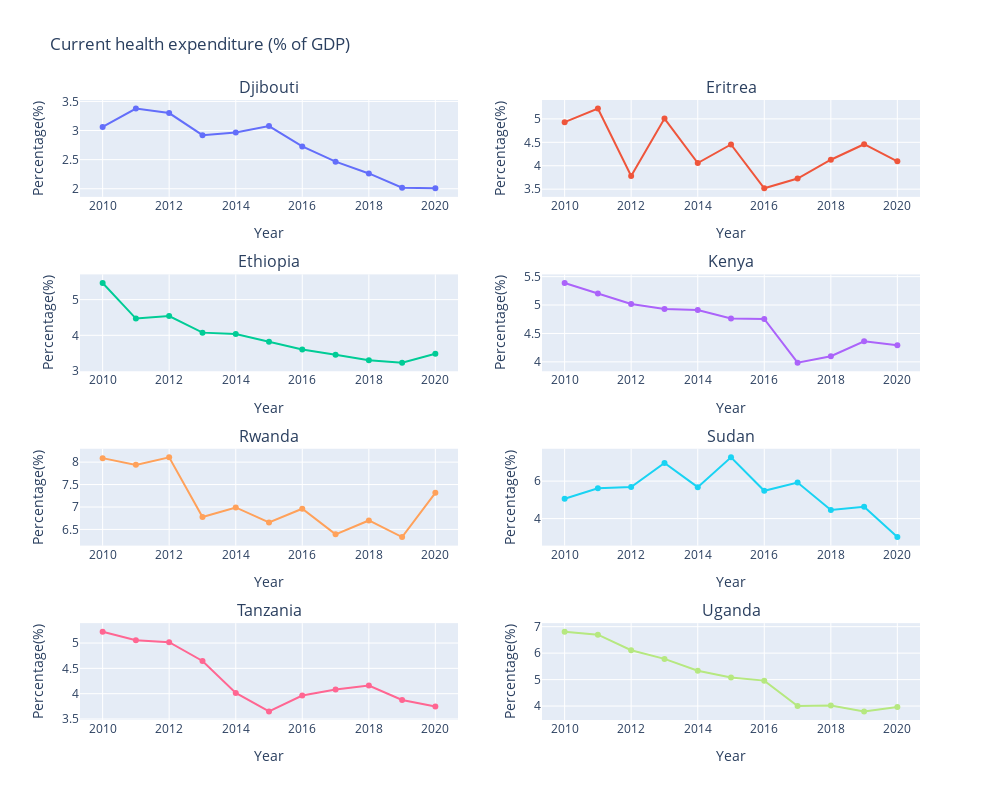
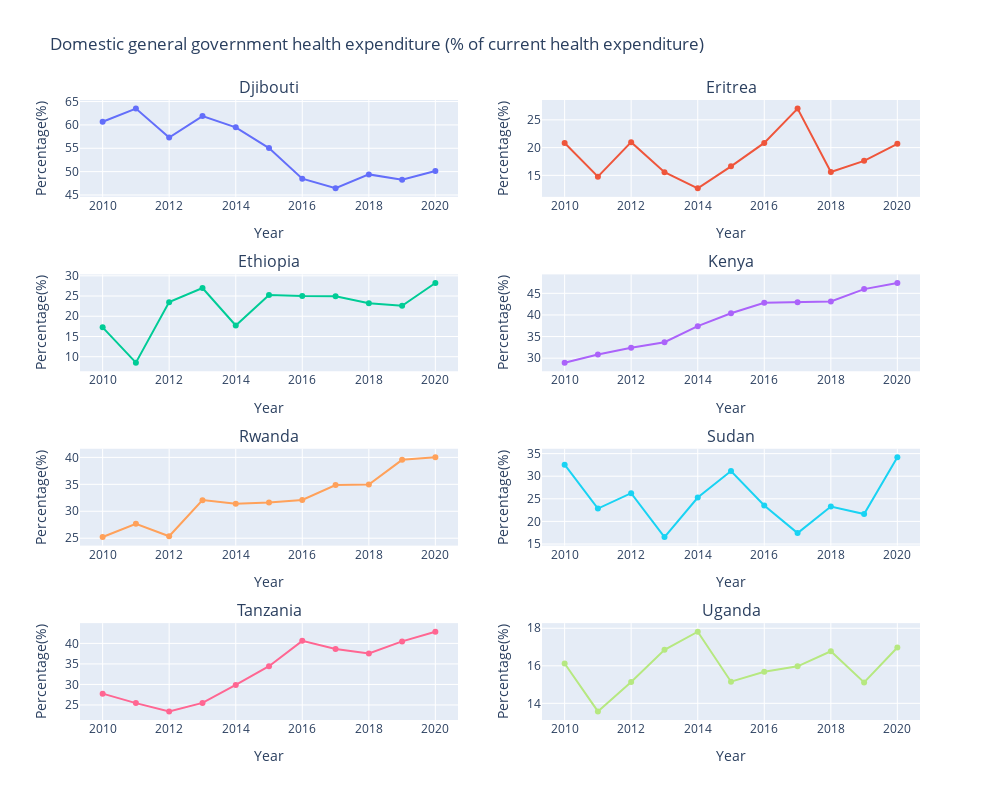
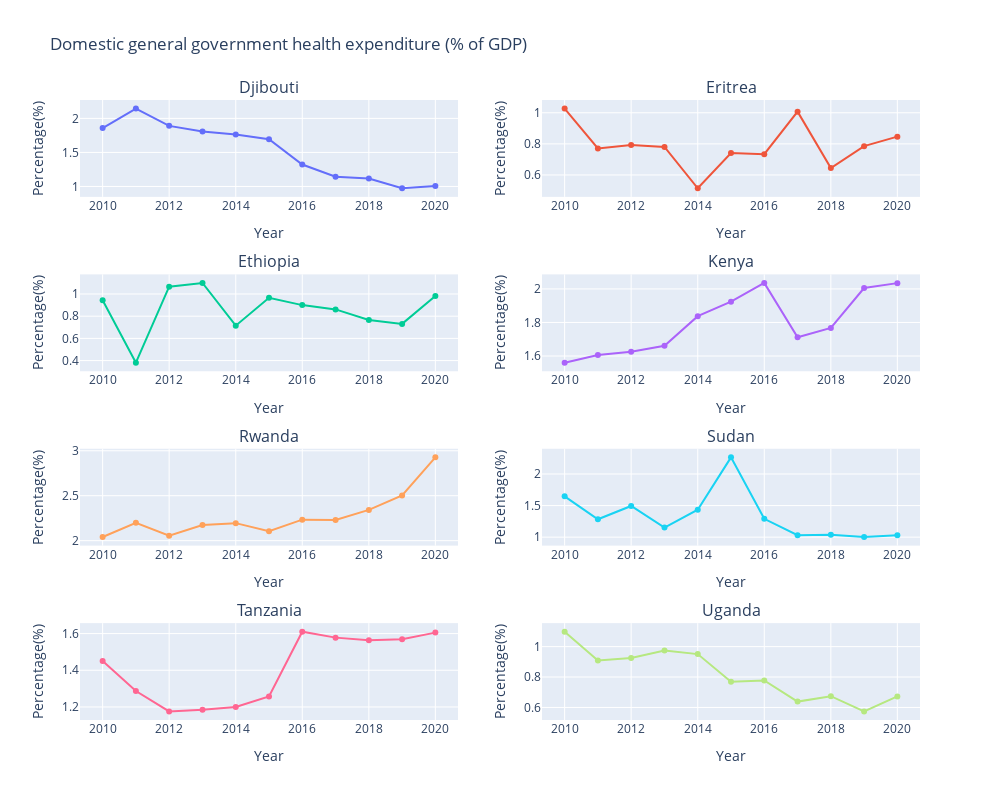
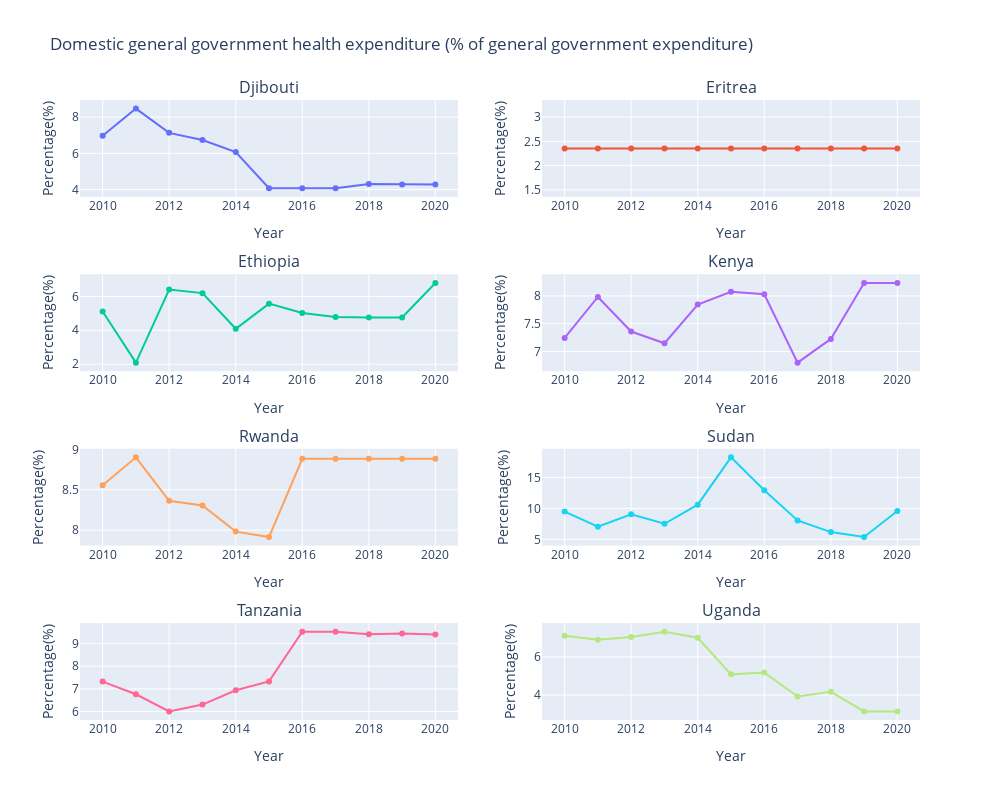

Source (notebook cell) for these figures, in order:
### Code cell
def plotly_plot(df, fig, row, col, indicator, country):
    trace = go.Scatter(x=df.index, y=df['Percentage'], mode='lines+markers', name=indicator)
    fig.add_trace(trace, row=row, col=col)
    fig.update_xaxes(title_text="Year", row=row, col=col)
    fig.update_yaxes(title_text="Percentage(%)", row=row, col=col)
    fig.update_layout(title_text=f"{country}", showlegend=False)

# Assuming create_country_dfs function is defined elsewhere and health_df is available
country_dfs = create_country_dfs(health_df)

# Iterate over the indicators and plot the data for each country
for indicator in health_df['Indicator Name'].unique():
    # Create a subplot figure
    fig = make_subplots(rows=4, cols=2, subplot_titles=[country for country in country_dfs.keys()])

    # Iterate over the subplots and plot the data for each country
    for i, (country, country_data) in enumerate(country_dfs.items()):
        row = (i // 2) + 1
        col = (i % 2) + 1

        if indicator in country_data:
            plotly_plot(country_data[indicator], fig, row, col, indicator, country)

    # Update layout and show the plot
    fig.update_layout(title_text=f"{indicator}", height=800, width=1000)
    fig.show()

### Figure 1 — Plotly figure (JSON) as saved in the notebook; plotly's stock layout.template omitted (floating-point values rounded to 4 significant figures)
{"data": [{"mode": "lines+markers", "name": "Current health expenditure (% of GDP)", "type": "scatter", "x": ["2010-01-01T00:00:00", "2011-01-01T00:00:00", "2012-01-01T00:00:00", "2013-01-01T00:00:00", "2014-01-01T00:00:00", "2015-01-01T00:00:00", "2016-01-01T00:00:00", "2017-01-01T00:00:00", "2018-01-01T00:00:00", "2019-01-01T00:00:00", "2020-01-01T00:00:00"], "xaxis": "x", "y": [3.062, 3.377, 3.3, 2.92, 2.965, 3.076, 2.727, 2.465, 2.263, 2.017, 2.008], "yaxis": "y"}, {"mode": "lines+markers", "name": "Current health expenditure (% of GDP)", "type": "scatter", "x": ["2010-01-01T00:00:00", "2011-01-01T00:00:00", "2012-01-01T00:00:00", "2013-01-01T00:00:00", "2014-01-01T00:00:00", "2015-01-01T00:00:00", "2016-01-01T00:00:00", "2017-01-01T00:00:00", "2018-01-01T00:00:00", "2019-01-01T00:00:00", "2020-01-01T00:00:00"], "xaxis": "x2", "y": [4.929, 5.22, 3.781, 5.007, 4.057, 4.453, 3.519, 3.728, 4.128, 4.459, 4.094], "yaxis": "y2"}, {"mode": "lines+markers", "name": "Current health expenditure (% of GDP)", "type": "scatter", "x": ["2010-01-01T00:00:00", "2011-01-01T00:00:00", "2012-01-01T00:00:00", "2013-01-01T00:00:00", "2014-01-01T00:00:00", "2015-01-01T00:00:00", "2016-01-01T00:00:00", "2017-01-01T00:00:00", "2018-01-01T00:00:00", "2019-01-01T00:00:00", "2020-01-01T00:00:00"], "xaxis": "x3", "y": [5.466, 4.469, 4.54, 4.075, 4.034, 3.823, 3.6, 3.453, 3.304, 3.234, 3.481], "yaxis": "y3"}, {"mode": "lines+markers", "name": "Current health expenditure (% of GDP)", "type": "scatter", "x": ["2010-01-01T00:00:00", "2011-01-01T00:00:00", "2012-01-01T00:00:00", "2013-01-01T00:00:00", "2014-01-01T00:00:00", "2015-01-01T00:00:00", "2016-01-01T00:00:00", "2017-01-01T00:00:00", "2018-01-01T00:00:00", "2019-01-01T00:00:00", "2020-01-01T00:00:00"], "xaxis": "x4", "y": [5.388, 5.202, 5.018, 4.931, 4.913, 4.764, 4.754, 3.986, 4.099, 4.361, 4.292], "yaxis": "y4"}, {"mode": "lines+markers", "name": "Current health expenditure (% of GDP)", "type": "scatter", "x": ["2010-01-01T00:00:00", "2011-01-01T00:00:00", "2012-01-01T00:00:00", "2013-01-01T00:00:00", "2014-01-01T00:00:00", "2015-01-01T00:00:00", "2016-01-01T00:00:00", "2017-01-01T00:00:00", "2018-01-01T00:00:00", "2019-01-01T00:00:00", "2020-01-01T00:00:00"], "xaxis": "x5", "y": [8.089, 7.939, 8.107, 6.776, 6.99, 6.654, 6.961, 6.39, 6.7, 6.33, 7.316], "yaxis": "y5"}, {"mode": "lines+markers", "name": "Current health expenditure (% of GDP)", "type": "scatter", "x": ["2010-01-01T00:00:00", "2011-01-01T00:00:00", "2012-01-01T00:00:00", "2013-01-01T00:00:00", "2014-01-01T00:00:00", "2015-01-01T00:00:00", "2016-01-01T00:00:00", "2017-01-01T00:00:00", "2018-01-01T00:00:00", "2019-01-01T00:00:00", "2020-01-01T00:00:00"], "xaxis": "x6", "y": [5.058, 5.616, 5.688, 6.965, 5.676, 7.268, 5.484, 5.923, 4.464, 4.634, 3.017], "yaxis": "y6"}, {"mode": "lines+markers", "name": "Current health expenditure (% of GDP)", "type": "scatter", "x": ["2010-01-01T00:00:00", "2011-01-01T00:00:00", "2012-01-01T00:00:00", "2013-01-01T00:00:00", "2014-01-01T00:00:00", "2015-01-01T00:00:00", "2016-01-01T00:00:00", "2017-01-01T00:00:00", "2018-01-01T00:00:00", "2019-01-01T00:00:00", "2020-01-01T00:00:00"], "xaxis": "x7", "y": [5.224, 5.056, 5.018, 4.646, 4.015, 3.65, 3.964, 4.083, 4.162, 3.874, 3.747], "yaxis": "y7"}, {"mode": "lines+markers", "name": "Current health expenditure (% of GDP)", "type": "scatter", "x": ["2010-01-01T00:00:00", "2011-01-01T00:00:00", "2012-01-01T00:00:00", "2013-01-01T00:00:00", "2014-01-01T00:00:00", "2015-01-01T00:00:00", "2016-01-01T00:00:00", "2017-01-01T00:00:00", "2018-01-01T00:00:00", "2019-01-01T00:00:00", "2020-01-01T00:00:00"], "xaxis": "x8", "y": [6.809, 6.696, 6.109, 5.783, 5.337, 5.077, 4.961, 3.998, 4.018, 3.798, 3.962], "yaxis": "y8"}], "layout": {"annotations": [{"font": {"size": 16}, "showarrow": false, "text": "Djibouti", "x": 0.225, "xanchor": "center", "xref": "paper", "y": 1, "yanchor": "bottom", "yref": "paper"}, {"font": {"size": 16}, "showarrow": false, "text": "Eritrea", "x": 0.775, "xanchor": "center", "xref": "paper", "y": 1, "yanchor": "bottom", "yref": "paper"}, {"font": {"size": 16}, "showarrow": false, "text": "Ethiopia", "x": 0.225, "xanchor": "center", "xref": "paper", "y": 0.7188, "yanchor": "bottom", "yref": "paper"}, {"font": {"size": 16}, "showarrow": false, "text": "Kenya", "x": 0.775, "xanchor": "center", "xref": "paper", "y": 0.7188, "yanchor": "bottom", "yref": "paper"}, {"font": {"size": 16}, "showarrow": false, "text": "Rwanda", "x": 0.225, "xanchor": "center", "xref": "paper", "y": 0.4375, "yanchor": "bottom", "yref": "paper"}, {"font": {"size": 16}, "showarrow": false, "text": "Sudan", "x": 0.775, "xanchor": "center", "xref": "paper", "y": 0.4375, "yanchor": "bottom", "yref": "paper"}, {"font": {"size": 16}, "showarrow": false, "text": "Tanzania", "x": 0.225, "xanchor": "center", "xref": "paper", "y": 0.1562, "yanchor": "bottom", "yref": "paper"}, {"font": {"size": 16}, "showarrow": false, "text": "Uganda", "x": 0.775, "xanchor": "center", "xref": "paper", "y": 0.1562, "yanchor": "bottom", "yref": "paper"}], "height": 800, "showlegend": false, "title": {"text": "Current health expenditure (% of GDP)"}, "width": 1000, "xaxis": {"anchor": "y", "domain": [0, 0.45], "title": {"text": "Year"}}, "xaxis2": {"anchor": "y2", "domain": [0.55, 1], "title": {"text": "Year"}}, "xaxis3": {"anchor": "y3", "domain": [0, 0.45], "title": {"text": "Year"}}, "xaxis4": {"anchor": "y4", "domain": [0.55, 1], "title": {"text": "Year"}}, "xaxis5": {"anchor": "y5", "domain": [0, 0.45], "title": {"text": "Year"}}, "xaxis6": {"anchor": "y6", "domain": [0.55, 1], "title": {"text": "Year"}}, "xaxis7": {"anchor": "y7", "domain": [0, 0.45], "title": {"text": "Year"}}, "xaxis8": {"anchor": "y8", "domain": [0.55, 1], "title": {"text": "Year"}}, "yaxis": {"anchor": "x", "domain": [0.8438, 1], "title": {"text": "Percentage(%)"}}, "yaxis2": {"anchor": "x2", "domain": [0.8438, 1], "title": {"text": "Percentage(%)"}}, "yaxis3": {"anchor": "x3", "domain": [0.5625, 0.7188], "title": {"text": "Percentage(%)"}}, "yaxis4": {"anchor": "x4", "domain": [0.5625, 0.7188], "title": {"text": "Percentage(%)"}}, "yaxis5": {"anchor": "x5", "domain": [0.2812, 0.4375], "title": {"text": "Percentage(%)"}}, "yaxis6": {"anchor": "x6", "domain": [0.2812, 0.4375], "title": {"text": "Percentage(%)"}}, "yaxis7": {"anchor": "x7", "domain": [0, 0.1562], "title": {"text": "Percentage(%)"}}, "yaxis8": {"anchor": "x8", "domain": [0, 0.1562], "title": {"text": "Percentage(%)"}}}}

### Figure 2 — Plotly figure (JSON) as saved in the notebook; plotly's stock layout.template omitted (floating-point values rounded to 4 significant figures)
{"data": [{"mode": "lines+markers", "name": "Domestic general government health expenditure (% of current health expenditure)", "type": "scatter", "x": ["2010-01-01T00:00:00", "2011-01-01T00:00:00", "2012-01-01T00:00:00", "2013-01-01T00:00:00", "2014-01-01T00:00:00", "2015-01-01T00:00:00", "2016-01-01T00:00:00", "2017-01-01T00:00:00", "2018-01-01T00:00:00", "2019-01-01T00:00:00", "2020-01-01T00:00:00"], "xaxis": "x", "y": [60.68, 63.49, 57.28, 61.89, 59.48, 55.05, 48.48, 46.43, 49.41, 48.26, 50.12], "yaxis": "y"}, {"mode": "lines+markers", "name": "Domestic general government health expenditure (% of current health expenditure)", "type": "scatter", "x": ["2010-01-01T00:00:00", "2011-01-01T00:00:00", "2012-01-01T00:00:00", "2013-01-01T00:00:00", "2014-01-01T00:00:00", "2015-01-01T00:00:00", "2016-01-01T00:00:00", "2017-01-01T00:00:00", "2018-01-01T00:00:00", "2019-01-01T00:00:00", "2020-01-01T00:00:00"], "xaxis": "x2", "y": [20.83, 14.77, 20.98, 15.57, 12.67, 16.63, 20.84, 27.02, 15.61, 17.61, 20.68], "yaxis": "y2"}, {"mode": "lines+markers", "name": "Domestic general government health expenditure (% of current health expenditure)", "type": "scatter", "x": ["2010-01-01T00:00:00", "2011-01-01T00:00:00", "2012-01-01T00:00:00", "2013-01-01T00:00:00", "2014-01-01T00:00:00", "2015-01-01T00:00:00", "2016-01-01T00:00:00", "2017-01-01T00:00:00", "2018-01-01T00:00:00", "2019-01-01T00:00:00", "2020-01-01T00:00:00"], "xaxis": "x3", "y": [17.27, 8.529, 23.5, 26.99, 17.72, 25.25, 25.0, 24.94, 23.2, 22.6, 28.23], "yaxis": "y3"}, {"mode": "lines+markers", "name": "Domestic general government health expenditure (% of current health expenditure)", "type": "scatter", "x": ["2010-01-01T00:00:00", "2011-01-01T00:00:00", "2012-01-01T00:00:00", "2013-01-01T00:00:00", "2014-01-01T00:00:00", "2015-01-01T00:00:00", "2016-01-01T00:00:00", "2017-01-01T00:00:00", "2018-01-01T00:00:00", "2019-01-01T00:00:00", "2020-01-01T00:00:00"], "xaxis": "x4", "y": [28.96, 30.87, 32.41, 33.68, 37.41, 40.38, 42.81, 42.94, 43.11, 45.98, 47.4], "yaxis": "y4"}, {"mode": "lines+markers", "name": "Domestic general government health expenditure (% of current health expenditure)", "type": "scatter", "x": ["2010-01-01T00:00:00", "2011-01-01T00:00:00", "2012-01-01T00:00:00", "2013-01-01T00:00:00", "2014-01-01T00:00:00", "2015-01-01T00:00:00", "2016-01-01T00:00:00", "2017-01-01T00:00:00", "2018-01-01T00:00:00", "2019-01-01T00:00:00", "2020-01-01T00:00:00"], "xaxis": "x5", "y": [25.22, 27.69, 25.36, 32.07, 31.4, 31.64, 32.09, 34.88, 34.96, 39.54, 40.01], "yaxis": "y5"}, {"mode": "lines+markers", "name": "Domestic general government health expenditure (% of current health expenditure)", "type": "scatter", "x": ["2010-01-01T00:00:00", "2011-01-01T00:00:00", "2012-01-01T00:00:00", "2013-01-01T00:00:00", "2014-01-01T00:00:00", "2015-01-01T00:00:00", "2016-01-01T00:00:00", "2017-01-01T00:00:00", "2018-01-01T00:00:00", "2019-01-01T00:00:00", "2020-01-01T00:00:00"], "xaxis": "x6", "y": [32.55, 22.84, 26.25, 16.54, 25.27, 31.14, 23.52, 17.41, 23.28, 21.63, 34.18], "yaxis": "y6"}, {"mode": "lines+markers", "name": "Domestic general government health expenditure (% of current health expenditure)", "type": "scatter", "x": ["2010-01-01T00:00:00", "2011-01-01T00:00:00", "2012-01-01T00:00:00", "2013-01-01T00:00:00", "2014-01-01T00:00:00", "2015-01-01T00:00:00", "2016-01-01T00:00:00", "2017-01-01T00:00:00", "2018-01-01T00:00:00", "2019-01-01T00:00:00", "2020-01-01T00:00:00"], "xaxis": "x7", "y": [27.76, 25.45, 23.43, 25.51, 29.87, 34.45, 40.62, 38.65, 37.56, 40.49, 42.85], "yaxis": "y7"}, {"mode": "lines+markers", "name": "Domestic general government health expenditure (% of current health expenditure)", "type": "scatter", "x": ["2010-01-01T00:00:00", "2011-01-01T00:00:00", "2012-01-01T00:00:00", "2013-01-01T00:00:00", "2014-01-01T00:00:00", "2015-01-01T00:00:00", "2016-01-01T00:00:00", "2017-01-01T00:00:00", "2018-01-01T00:00:00", "2019-01-01T00:00:00", "2020-01-01T00:00:00"], "xaxis": "x8", "y": [16.12, 13.57, 15.14, 16.85, 17.82, 15.15, 15.68, 15.97, 16.77, 15.12, 16.98], "yaxis": "y8"}], "layout": {"annotations": [{"font": {"size": 16}, "showarrow": false, "text": "Djibouti", "x": 0.225, "xanchor": "center", "xref": "paper", "y": 1, "yanchor": "bottom", "yref": "paper"}, {"font": {"size": 16}, "showarrow": false, "text": "Eritrea", "x": 0.775, "xanchor": "center", "xref": "paper", "y": 1, "yanchor": "bottom", "yref": "paper"}, {"font": {"size": 16}, "showarrow": false, "text": "Ethiopia", "x": 0.225, "xanchor": "center", "xref": "paper", "y": 0.7188, "yanchor": "bottom", "yref": "paper"}, {"font": {"size": 16}, "showarrow": false, "text": "Kenya", "x": 0.775, "xanchor": "center", "xref": "paper", "y": 0.7188, "yanchor": "bottom", "yref": "paper"}, {"font": {"size": 16}, "showarrow": false, "text": "Rwanda", "x": 0.225, "xanchor": "center", "xref": "paper", "y": 0.4375, "yanchor": "bottom", "yref": "paper"}, {"font": {"size": 16}, "showarrow": false, "text": "Sudan", "x": 0.775, "xanchor": "center", "xref": "paper", "y": 0.4375, "yanchor": "bottom", "yref": "paper"}, {"font": {"size": 16}, "showarrow": false, "text": "Tanzania", "x": 0.225, "xanchor": "center", "xref": "paper", "y": 0.1562, "yanchor": "bottom", "yref": "paper"}, {"font": {"size": 16}, "showarrow": false, "text": "Uganda", "x": 0.775, "xanchor": "center", "xref": "paper", "y": 0.1562, "yanchor": "bottom", "yref": "paper"}], "height": 800, "showlegend": false, "title": {"text": "Domestic general government health expenditure (% of current health expenditure)"}, "width": 1000, "xaxis": {"anchor": "y", "domain": [0, 0.45], "title": {"text": "Year"}}, "xaxis2": {"anchor": "y2", "domain": [0.55, 1], "title": {"text": "Year"}}, "xaxis3": {"anchor": "y3", "domain": [0, 0.45], "title": {"text": "Year"}}, "xaxis4": {"anchor": "y4", "domain": [0.55, 1], "title": {"text": "Year"}}, "xaxis5": {"anchor": "y5", "domain": [0, 0.45], "title": {"text": "Year"}}, "xaxis6": {"anchor": "y6", "domain": [0.55, 1], "title": {"text": "Year"}}, "xaxis7": {"anchor": "y7", "domain": [0, 0.45], "title": {"text": "Year"}}, "xaxis8": {"anchor": "y8", "domain": [0.55, 1], "title": {"text": "Year"}}, "yaxis": {"anchor": "x", "domain": [0.8438, 1], "title": {"text": "Percentage(%)"}}, "yaxis2": {"anchor": "x2", "domain": [0.8438, 1], "title": {"text": "Percentage(%)"}}, "yaxis3": {"anchor": "x3", "domain": [0.5625, 0.7188], "title": {"text": "Percentage(%)"}}, "yaxis4": {"anchor": "x4", "domain": [0.5625, 0.7188], "title": {"text": "Percentage(%)"}}, "yaxis5": {"anchor": "x5", "domain": [0.2812, 0.4375], "title": {"text": "Percentage(%)"}}, "yaxis6": {"anchor": "x6", "domain": [0.2812, 0.4375], "title": {"text": "Percentage(%)"}}, "yaxis7": {"anchor": "x7", "domain": [0, 0.1562], "title": {"text": "Percentage(%)"}}, "yaxis8": {"anchor": "x8", "domain": [0, 0.1562], "title": {"text": "Percentage(%)"}}}}

### Figure 3 — Plotly figure (JSON) as saved in the notebook; plotly's stock layout.template omitted (floating-point values rounded to 4 significant figures)
{"data": [{"mode": "lines+markers", "name": "Domestic general government health expenditure (% of GDP)", "type": "scatter", "x": ["2010-01-01T00:00:00", "2011-01-01T00:00:00", "2012-01-01T00:00:00", "2013-01-01T00:00:00", "2014-01-01T00:00:00", "2015-01-01T00:00:00", "2016-01-01T00:00:00", "2017-01-01T00:00:00", "2018-01-01T00:00:00", "2019-01-01T00:00:00", "2020-01-01T00:00:00"], "xaxis": "x", "y": [1.858, 2.144, 1.89, 1.807, 1.764, 1.693, 1.322, 1.144, 1.118, 0.9734, 1.006], "yaxis": "y"}, {"mode": "lines+markers", "name": "Domestic general government health expenditure (% of GDP)", "type": "scatter", "x": ["2010-01-01T00:00:00", "2011-01-01T00:00:00", "2012-01-01T00:00:00", "2013-01-01T00:00:00", "2014-01-01T00:00:00", "2015-01-01T00:00:00", "2016-01-01T00:00:00", "2017-01-01T00:00:00", "2018-01-01T00:00:00", "2019-01-01T00:00:00", "2020-01-01T00:00:00"], "xaxis": "x2", "y": [1.027, 0.7709, 0.7932, 0.7799, 0.5142, 0.7405, 0.7335, 1.007, 0.6443, 0.7854, 0.8465], "yaxis": "y2"}, {"mode": "lines+markers", "name": "Domestic general government health expenditure (% of GDP)", "type": "scatter", "x": ["2010-01-01T00:00:00", "2011-01-01T00:00:00", "2012-01-01T00:00:00", "2013-01-01T00:00:00", "2014-01-01T00:00:00", "2015-01-01T00:00:00", "2016-01-01T00:00:00", "2017-01-01T00:00:00", "2018-01-01T00:00:00", "2019-01-01T00:00:00", "2020-01-01T00:00:00"], "xaxis": "x3", "y": [0.944, 0.3812, 1.067, 1.1, 0.7148, 0.9654, 0.9, 0.8613, 0.7664, 0.7309, 0.9828], "yaxis": "y3"}, {"mode": "lines+markers", "name": "Domestic general government health expenditure (% of GDP)", "type": "scatter", "x": ["2010-01-01T00:00:00", "2011-01-01T00:00:00", "2012-01-01T00:00:00", "2013-01-01T00:00:00", "2014-01-01T00:00:00", "2015-01-01T00:00:00", "2016-01-01T00:00:00", "2017-01-01T00:00:00", "2018-01-01T00:00:00", "2019-01-01T00:00:00", "2020-01-01T00:00:00"], "xaxis": "x4", "y": [1.561, 1.606, 1.626, 1.661, 1.838, 1.924, 2.035, 1.712, 1.767, 2.005, 2.034], "yaxis": "y4"}, {"mode": "lines+markers", "name": "Domestic general government health expenditure (% of GDP)", "type": "scatter", "x": ["2010-01-01T00:00:00", "2011-01-01T00:00:00", "2012-01-01T00:00:00", "2013-01-01T00:00:00", "2014-01-01T00:00:00", "2015-01-01T00:00:00", "2016-01-01T00:00:00", "2017-01-01T00:00:00", "2018-01-01T00:00:00", "2019-01-01T00:00:00", "2020-01-01T00:00:00"], "xaxis": "x5", "y": [2.04, 2.198, 2.056, 2.173, 2.195, 2.106, 2.234, 2.229, 2.342, 2.503, 2.927], "yaxis": "y5"}, {"mode": "lines+markers", "name": "Domestic general government health expenditure (% of GDP)", "type": "scatter", "x": ["2010-01-01T00:00:00", "2011-01-01T00:00:00", "2012-01-01T00:00:00", "2013-01-01T00:00:00", "2014-01-01T00:00:00", "2015-01-01T00:00:00", "2016-01-01T00:00:00", "2017-01-01T00:00:00", "2018-01-01T00:00:00", "2019-01-01T00:00:00", "2020-01-01T00:00:00"], "xaxis": "x6", "y": [1.646, 1.283, 1.493, 1.152, 1.435, 2.263, 1.29, 1.031, 1.039, 1.002, 1.031], "yaxis": "y6"}, {"mode": "lines+markers", "name": "Domestic general government health expenditure (% of GDP)", "type": "scatter", "x": ["2010-01-01T00:00:00", "2011-01-01T00:00:00", "2012-01-01T00:00:00", "2013-01-01T00:00:00", "2014-01-01T00:00:00", "2015-01-01T00:00:00", "2016-01-01T00:00:00", "2017-01-01T00:00:00", "2018-01-01T00:00:00", "2019-01-01T00:00:00", "2020-01-01T00:00:00"], "xaxis": "x7", "y": [1.45, 1.287, 1.176, 1.185, 1.199, 1.257, 1.61, 1.578, 1.563, 1.569, 1.605], "yaxis": "y7"}, {"mode": "lines+markers", "name": "Domestic general government health expenditure (% of GDP)", "type": "scatter", "x": ["2010-01-01T00:00:00", "2011-01-01T00:00:00", "2012-01-01T00:00:00", "2013-01-01T00:00:00", "2014-01-01T00:00:00", "2015-01-01T00:00:00", "2016-01-01T00:00:00", "2017-01-01T00:00:00", "2018-01-01T00:00:00", "2019-01-01T00:00:00", "2020-01-01T00:00:00"], "xaxis": "x8", "y": [1.098, 0.9086, 0.9249, 0.9743, 0.9508, 0.7693, 0.7778, 0.6386, 0.6741, 0.5741, 0.6726], "yaxis": "y8"}], "layout": {"annotations": [{"font": {"size": 16}, "showarrow": false, "text": "Djibouti", "x": 0.225, "xanchor": "center", "xref": "paper", "y": 1, "yanchor": "bottom", "yref": "paper"}, {"font": {"size": 16}, "showarrow": false, "text": "Eritrea", "x": 0.775, "xanchor": "center", "xref": "paper", "y": 1, "yanchor": "bottom", "yref": "paper"}, {"font": {"size": 16}, "showarrow": false, "text": "Ethiopia", "x": 0.225, "xanchor": "center", "xref": "paper", "y": 0.7188, "yanchor": "bottom", "yref": "paper"}, {"font": {"size": 16}, "showarrow": false, "text": "Kenya", "x": 0.775, "xanchor": "center", "xref": "paper", "y": 0.7188, "yanchor": "bottom", "yref": "paper"}, {"font": {"size": 16}, "showarrow": false, "text": "Rwanda", "x": 0.225, "xanchor": "center", "xref": "paper", "y": 0.4375, "yanchor": "bottom", "yref": "paper"}, {"font": {"size": 16}, "showarrow": false, "text": "Sudan", "x": 0.775, "xanchor": "center", "xref": "paper", "y": 0.4375, "yanchor": "bottom", "yref": "paper"}, {"font": {"size": 16}, "showarrow": false, "text": "Tanzania", "x": 0.225, "xanchor": "center", "xref": "paper", "y": 0.1562, "yanchor": "bottom", "yref": "paper"}, {"font": {"size": 16}, "showarrow": false, "text": "Uganda", "x": 0.775, "xanchor": "center", "xref": "paper", "y": 0.1562, "yanchor": "bottom", "yref": "paper"}], "height": 800, "showlegend": false, "title": {"text": "Domestic general government health expenditure (% of GDP)"}, "width": 1000, "xaxis": {"anchor": "y", "domain": [0, 0.45], "title": {"text": "Year"}}, "xaxis2": {"anchor": "y2", "domain": [0.55, 1], "title": {"text": "Year"}}, "xaxis3": {"anchor": "y3", "domain": [0, 0.45], "title": {"text": "Year"}}, "xaxis4": {"anchor": "y4", "domain": [0.55, 1], "title": {"text": "Year"}}, "xaxis5": {"anchor": "y5", "domain": [0, 0.45], "title": {"text": "Year"}}, "xaxis6": {"anchor": "y6", "domain": [0.55, 1], "title": {"text": "Year"}}, "xaxis7": {"anchor": "y7", "domain": [0, 0.45], "title": {"text": "Year"}}, "xaxis8": {"anchor": "y8", "domain": [0.55, 1], "title": {"text": "Year"}}, "yaxis": {"anchor": "x", "domain": [0.8438, 1], "title": {"text": "Percentage(%)"}}, "yaxis2": {"anchor": "x2", "domain": [0.8438, 1], "title": {"text": "Percentage(%)"}}, "yaxis3": {"anchor": "x3", "domain": [0.5625, 0.7188], "title": {"text": "Percentage(%)"}}, "yaxis4": {"anchor": "x4", "domain": [0.5625, 0.7188], "title": {"text": "Percentage(%)"}}, "yaxis5": {"anchor": "x5", "domain": [0.2812, 0.4375], "title": {"text": "Percentage(%)"}}, "yaxis6": {"anchor": "x6", "domain": [0.2812, 0.4375], "title": {"text": "Percentage(%)"}}, "yaxis7": {"anchor": "x7", "domain": [0, 0.1562], "title": {"text": "Percentage(%)"}}, "yaxis8": {"anchor": "x8", "domain": [0, 0.1562], "title": {"text": "Percentage(%)"}}}}

### Figure 4 — Plotly figure (JSON) as saved in the notebook; plotly's stock layout.template omitted (floating-point values rounded to 4 significant figures)
{"data": [{"mode": "lines+markers", "name": "Domestic general government health expenditure (% of general government expenditure)", "type": "scatter", "x": ["2010-01-01T00:00:00", "2011-01-01T00:00:00", "2012-01-01T00:00:00", "2013-01-01T00:00:00", "2014-01-01T00:00:00", "2015-01-01T00:00:00", "2016-01-01T00:00:00", "2017-01-01T00:00:00", "2018-01-01T00:00:00", "2019-01-01T00:00:00", "2020-01-01T00:00:00"], "xaxis": "x", "y": [6.97, 8.474, 7.133, 6.735, 6.073, 4.07, 4.07, 4.07, 4.311, 4.284, 4.284], "yaxis": "y"}, {"mode": "lines+markers", "name": "Domestic general government health expenditure (% of general government expenditure)", "type": "scatter", "x": ["2010-01-01T00:00:00", "2011-01-01T00:00:00", "2012-01-01T00:00:00", "2013-01-01T00:00:00", "2014-01-01T00:00:00", "2015-01-01T00:00:00", "2016-01-01T00:00:00", "2017-01-01T00:00:00", "2018-01-01T00:00:00", "2019-01-01T00:00:00", "2020-01-01T00:00:00"], "xaxis": "x2", "y": [2.354, 2.354, 2.354, 2.354, 2.354, 2.354, 2.354, 2.354, 2.354, 2.354, 2.354], "yaxis": "y2"}, {"mode": "lines+markers", "name": "Domestic general government health expenditure (% of general government expenditure)", "type": "scatter", "x": ["2010-01-01T00:00:00", "2011-01-01T00:00:00", "2012-01-01T00:00:00", "2013-01-01T00:00:00", "2014-01-01T00:00:00", "2015-01-01T00:00:00", "2016-01-01T00:00:00", "2017-01-01T00:00:00", "2018-01-01T00:00:00", "2019-01-01T00:00:00", "2020-01-01T00:00:00"], "xaxis": "x3", "y": [5.107, 2.091, 6.407, 6.193, 4.088, 5.572, 5.024, 4.788, 4.761, 4.761, 6.792], "yaxis": "y3"}, {"mode": "lines+markers", "name": "Domestic general government health expenditure (% of general government expenditure)", "type": "scatter", "x": ["2010-01-01T00:00:00", "2011-01-01T00:00:00", "2012-01-01T00:00:00", "2013-01-01T00:00:00", "2014-01-01T00:00:00", "2015-01-01T00:00:00", "2016-01-01T00:00:00", "2017-01-01T00:00:00", "2018-01-01T00:00:00", "2019-01-01T00:00:00", "2020-01-01T00:00:00"], "xaxis": "x4", "y": [7.244, 7.981, 7.359, 7.15, 7.845, 8.074, 8.031, 6.8, 7.227, 8.232, 8.232], "yaxis": "y4"}, {"mode": "lines+markers", "name": "Domestic general government health expenditure (% of general government expenditure)", "type": "scatter", "x": ["2010-01-01T00:00:00", "2011-01-01T00:00:00", "2012-01-01T00:00:00", "2013-01-01T00:00:00", "2014-01-01T00:00:00", "2015-01-01T00:00:00", "2016-01-01T00:00:00", "2017-01-01T00:00:00", "2018-01-01T00:00:00", "2019-01-01T00:00:00", "2020-01-01T00:00:00"], "xaxis": "x5", "y": [8.556, 8.901, 8.363, 8.304, 7.982, 7.915, 8.883, 8.883, 8.883, 8.883, 8.883], "yaxis": "y5"}, {"mode": "lines+markers", "name": "Domestic general government health expenditure (% of general government expenditure)", "type": "scatter", "x": ["2010-01-01T00:00:00", "2011-01-01T00:00:00", "2012-01-01T00:00:00", "2013-01-01T00:00:00", "2014-01-01T00:00:00", "2015-01-01T00:00:00", "2016-01-01T00:00:00", "2017-01-01T00:00:00", "2018-01-01T00:00:00", "2019-01-01T00:00:00", "2020-01-01T00:00:00"], "xaxis": "x6", "y": [9.488, 7.036, 9.062, 7.518, 10.62, 18.29, 12.94, 8.051, 6.171, 5.369, 9.588], "yaxis": "y6"}, {"mode": "lines+markers", "name": "Domestic general government health expenditure (% of general government expenditure)", "type": "scatter", "x": ["2010-01-01T00:00:00", "2011-01-01T00:00:00", "2012-01-01T00:00:00", "2013-01-01T00:00:00", "2014-01-01T00:00:00", "2015-01-01T00:00:00", "2016-01-01T00:00:00", "2017-01-01T00:00:00", "2018-01-01T00:00:00", "2019-01-01T00:00:00", "2020-01-01T00:00:00"], "xaxis": "x7", "y": [7.321, 6.762, 6.006, 6.307, 6.938, 7.331, 9.521, 9.521, 9.415, 9.438, 9.402], "yaxis": "y7"}, {"mode": "lines+markers", "name": "Domestic general government health expenditure (% of general government expenditure)", "type": "scatter", "x": ["2010-01-01T00:00:00", "2011-01-01T00:00:00", "2012-01-01T00:00:00", "2013-01-01T00:00:00", "2014-01-01T00:00:00", "2015-01-01T00:00:00", "2016-01-01T00:00:00", "2017-01-01T00:00:00", "2018-01-01T00:00:00", "2019-01-01T00:00:00", "2020-01-01T00:00:00"], "xaxis": "x8", "y": [7.118, 6.897, 7.05, 7.324, 7.009, 5.085, 5.178, 3.922, 4.168, 3.139, 3.139], "yaxis": "y8"}], "layout": {"annotations": [{"font": {"size": 16}, "showarrow": false, "text": "Djibouti", "x": 0.225, "xanchor": "center", "xref": "paper", "y": 1, "yanchor": "bottom", "yref": "paper"}, {"font": {"size": 16}, "showarrow": false, "text": "Eritrea", "x": 0.775, "xanchor": "center", "xref": "paper", "y": 1, "yanchor": "bottom", "yref": "paper"}, {"font": {"size": 16}, "showarrow": false, "text": "Ethiopia", "x": 0.225, "xanchor": "center", "xref": "paper", "y": 0.7188, "yanchor": "bottom", "yref": "paper"}, {"font": {"size": 16}, "showarrow": false, "text": "Kenya", "x": 0.775, "xanchor": "center", "xref": "paper", "y": 0.7188, "yanchor": "bottom", "yref": "paper"}, {"font": {"size": 16}, "showarrow": false, "text": "Rwanda", "x": 0.225, "xanchor": "center", "xref": "paper", "y": 0.4375, "yanchor": "bottom", "yref": "paper"}, {"font": {"size": 16}, "showarrow": false, "text": "Sudan", "x": 0.775, "xanchor": "center", "xref": "paper", "y": 0.4375, "yanchor": "bottom", "yref": "paper"}, {"font": {"size": 16}, "showarrow": false, "text": "Tanzania", "x": 0.225, "xanchor": "center", "xref": "paper", "y": 0.1562, "yanchor": "bottom", "yref": "paper"}, {"font": {"size": 16}, "showarrow": false, "text": "Uganda", "x": 0.775, "xanchor": "center", "xref": "paper", "y": 0.1562, "yanchor": "bottom", "yref": "paper"}], "height": 800, "showlegend": false, "title": {"text": "Domestic general government health expenditure (% of general government expenditure)"}, "width": 1000, "xaxis": {"anchor": "y", "domain": [0, 0.45], "title": {"text": "Year"}}, "xaxis2": {"anchor": "y2", "domain": [0.55, 1], "title": {"text": "Year"}}, "xaxis3": {"anchor": "y3", "domain": [0, 0.45], "title": {"text": "Year"}}, "xaxis4": {"anchor": "y4", "domain": [0.55, 1], "title": {"text": "Year"}}, "xaxis5": {"anchor": "y5", "domain": [0, 0.45], "title": {"text": "Year"}}, "xaxis6": {"anchor": "y6", "domain": [0.55, 1], "title": {"text": "Year"}}, "xaxis7": {"anchor": "y7", "domain": [0, 0.45], "title": {"text": "Year"}}, "xaxis8": {"anchor": "y8", "domain": [0.55, 1], "title": {"text": "Year"}}, "yaxis": {"anchor": "x", "domain": [0.8438, 1], "title": {"text": "Percentage(%)"}}, "yaxis2": {"anchor": "x2", "domain": [0.8438, 1], "title": {"text": "Percentage(%)"}}, "yaxis3": {"anchor": "x3", "domain": [0.5625, 0.7188], "title": {"text": "Percentage(%)"}}, "yaxis4": {"anchor": "x4", "domain": [0.5625, 0.7188], "title": {"text": "Percentage(%)"}}, "yaxis5": {"anchor": "x5", "domain": [0.2812, 0.4375], "title": {"text": "Percentage(%)"}}, "yaxis6": {"anchor": "x6", "domain": [0.2812, 0.4375], "title": {"text": "Percentage(%)"}}, "yaxis7": {"anchor": "x7", "domain": [0, 0.1562], "title": {"text": "Percentage(%)"}}, "yaxis8": {"anchor": "x8", "domain": [0, 0.1562], "title": {"text": "Percentage(%)"}}}}
